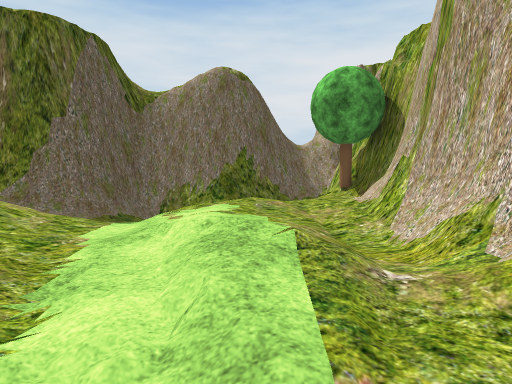
[1] (above)

12 first-person views from a walk through a scene from a Unity 3-D project. The camera is 1.5 m above the floor, tilts 4° down and sees 75° across. The floor is counted in squares, 1 m on a side. Each view is taken from the middle of a square. On the plan, view 1 faces up. The plan holds only what a view shows up to about 15 squares ahead; the rest is blank. The place goes on beyond the plan. Some trees and plants on the terrain are drawn as simple stand-ins. The player character is not drawn. Some surface patterns are stand-ins.

[2]
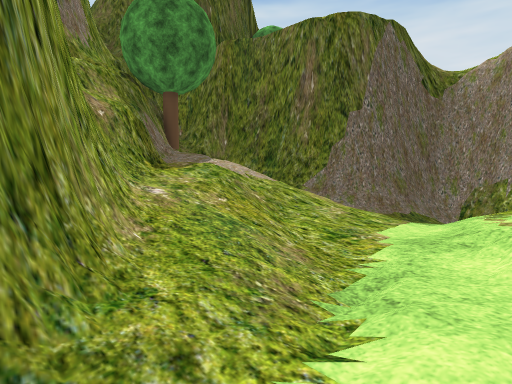

[3]
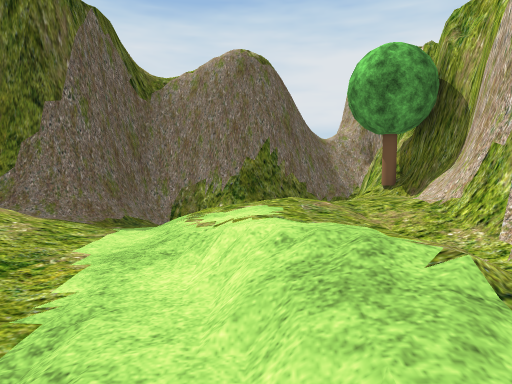

[4]
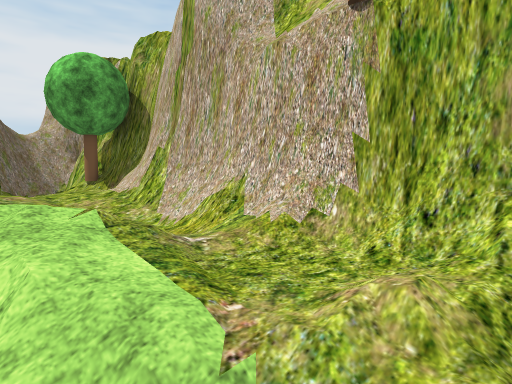

[5]
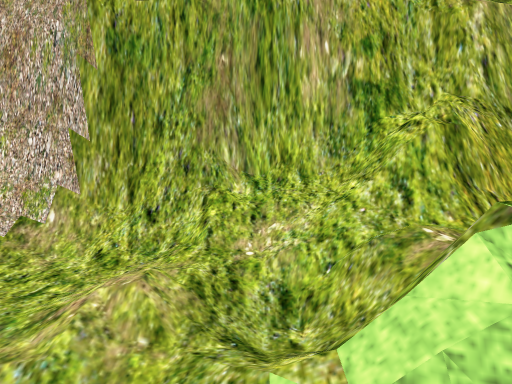

[6]
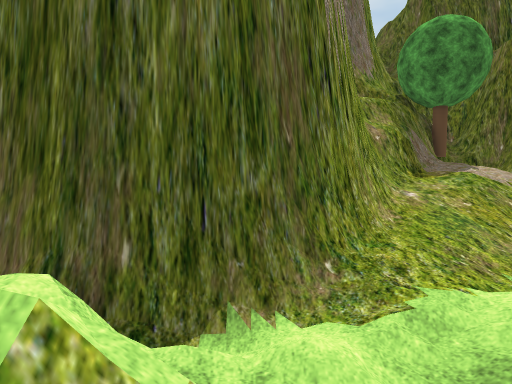

[7]
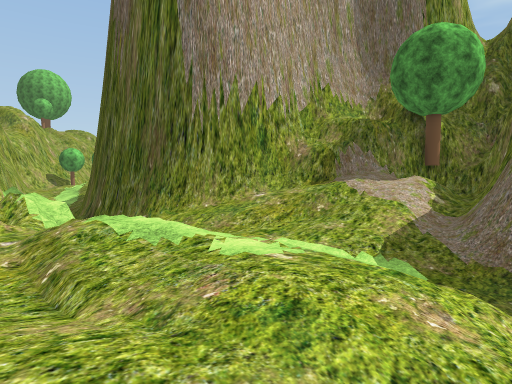

[8]
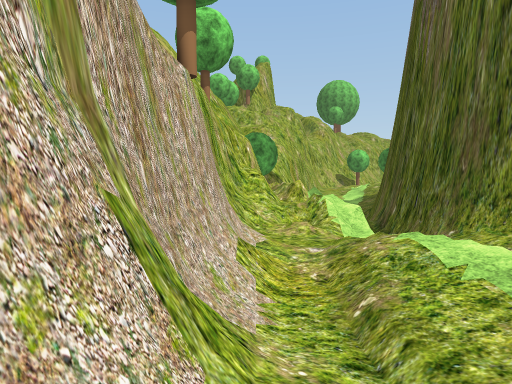

[9]
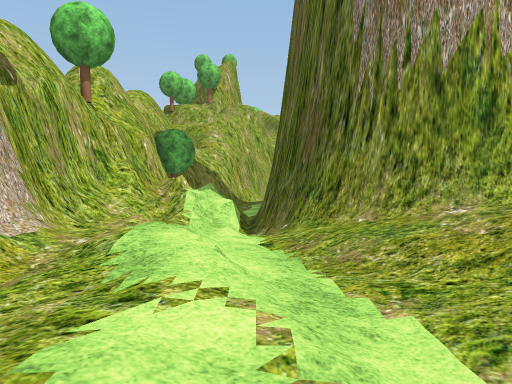

[10]
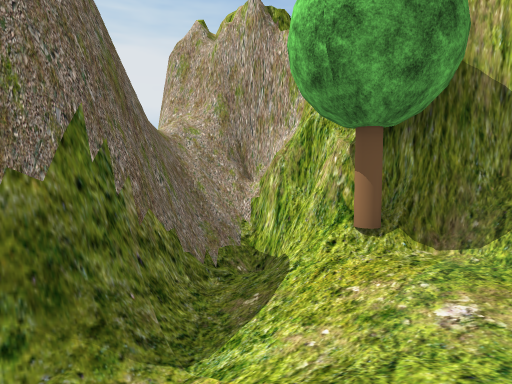

[11]
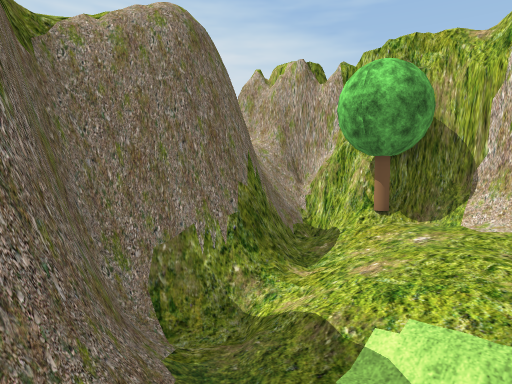

[12]
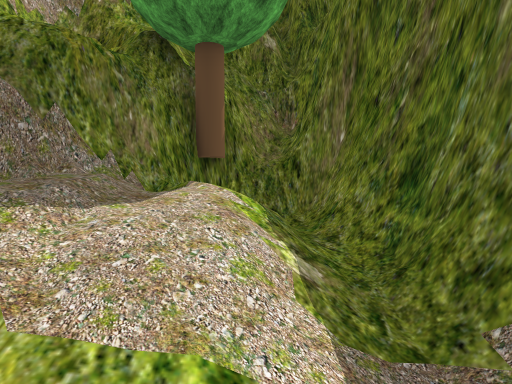

### Floor plan
Key: @ floor where view 1 was taken; # wall or solid block; . main floor; : floor 0.25 m higher than the main floor; - floor 0.25 m lower than the main floor; + floor 0.5 m higher than the main floor; _ floor 0.5 m lower than the main floor; * floor 0.75 m higher than the main floor; < floor 0.75 m lower than the main floor; % floor 1 m higher than the main floor; ( floor 1 m lower than the main floor; & floor 1.25 m higher than the main floor; / step, stairs or slope; = window, fence, low wall or low ledge; ^ raised ledge; O other object.
Columns run from 13 left of view 1 to 5 right of it. Each row starts with its distance up from view 1.
 18                ####
 17               ##=##
 16             ###==##
 15         ######///##
 14        ###==/(///O#
 13        ##///////.=#
 12       ##/(///--..=#
 11 #######//</-.....##
 10 #//:////_</-.....#
  9 #///////-//-..-//#
  8 ##/%%///-_/-..-_/#
  7 ###&////-__/..-//#
  6  ##=/////__/://_=#
  5   #^#*+///__/:/_/#
  4   ###=//./__/./-/#
  3     ####=-//_-/_/#
  2        ###-_//__/#
  1          ##//////#
  0           #//@//=##
 -1           ###/==##
 -2           ##=:::=#
 -3            #= ####

Where each view was taken, in squares from view 1:
view 1: 0 up, 0 right, facing up
view 2: 1 up, 1 left, facing up-left
view 3: 2 up, 1 left, facing up
view 4: 0 up, 1 left, facing up-right
view 5: 0 up, 1 left, facing right
view 6: 0 up, 2 right, facing left
view 7: 13 up, 3 right, facing down-left
view 8: 11 up, 3 right, facing down
view 9: 11 up, 2 left, facing down
view 10: 11 up, 2 left, facing up-right
view 11: 9 up, 7 left, facing up-right
view 12: 9 up, 6 left, facing left
